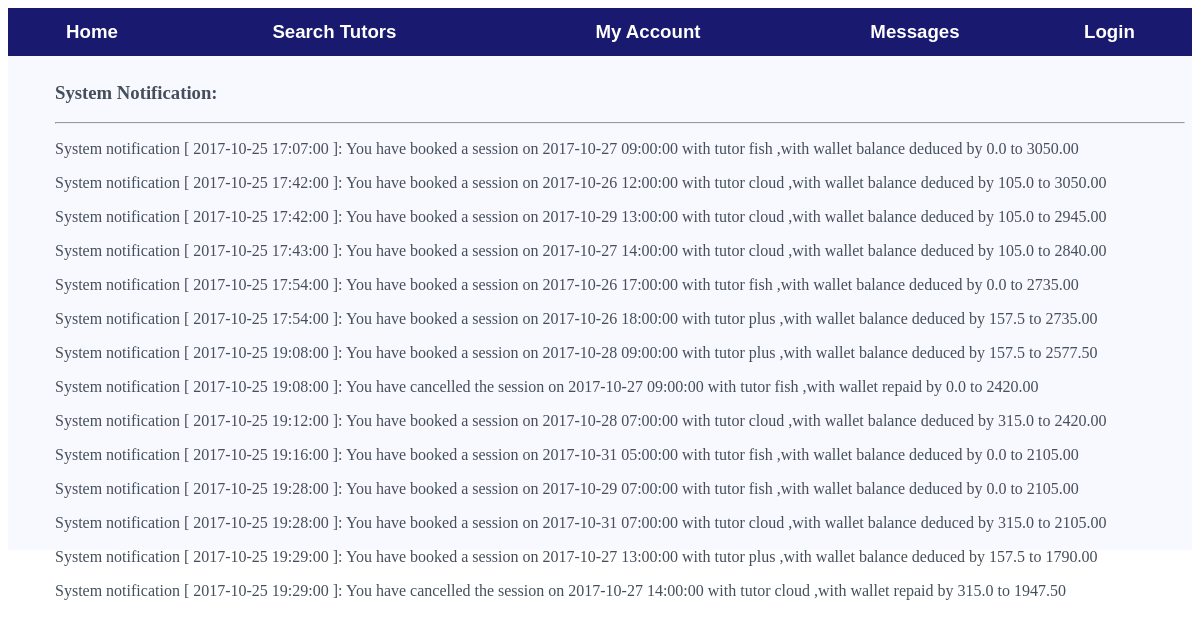
Before: /Tutorial/2/message/ with the older database file.
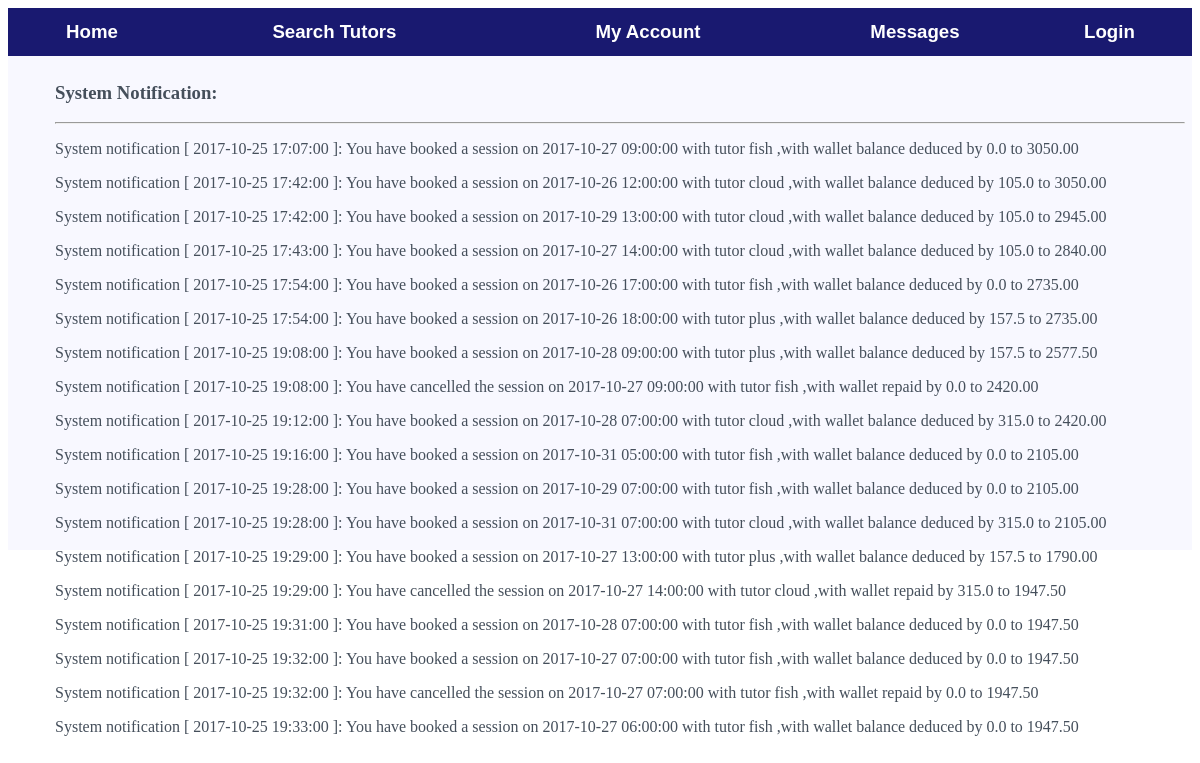
After: the same page with the newer database file.
### Tutorial/models.py (models this page shows, shortened)
class Notification(models.Model):
    content = models.CharField(max_length=500)
    myuser = models.ForeignKey(MyUser, on_delete=models.CASCADE,null=True)

### Tutorial/views.py (the view)
# urls.py: url(r'^(?P<myuser_id>[0-9]+)/message/$', views.message, name='message'),
def message(request, myuser_id):
    myuser = get_object_or_404(MyUser, pk=myuser_id)
    messages = Notification.objects.filter(myuser=myuser)
    return render(request, 'message/message.html', {'user': myuser, 'messages': messages})

### Tutorial/templates/message/message.html (shortened to what this page needs)
{% extends "myaccount/myaccount.html" %}
{% block content%}
		<div id="Message" style="background-color : #F8F8FF; padding : 7px; height : 60%;">
			<ul style="  color : #454f5b; text-decoration: none;">
				<h3>System Notification: {{user.name}}</h3>
				<hr>
                {%for msg in messages%}
					<p>{{msg.content}}</p>
				{%endfor%}
			</ul>
		</div>
{% endblock %}

Changed rows visible on the page:
added Notification: content "System notification [ 2017-10-25 19:31:00 ]: You have booked a session on 2017-10-28 07:00:00 with tutor fish ,with wallet balance deduced by 0.0 to 1947.50"
added Notification: content "System notification [ 2017-10-25 19:32:00 ]: You have booked a session on 2017-10-27 07:00:00 with tutor fish ,with wallet balance deduced by 0.0 to 1947.50"
added Notification: content "System notification [ 2017-10-25 19:32:00 ]: You have cancelled the session on 2017-10-27 07:00:00 with tutor fish ,with wallet repaid by 0.0 to 1947.50"
added Notification: content "System notification [ 2017-10-25 19:33:00 ]: You have booked a session on 2017-10-27 06:00:00 with tutor fish ,with wallet balance deduced by 0.0 to 1947.50"
